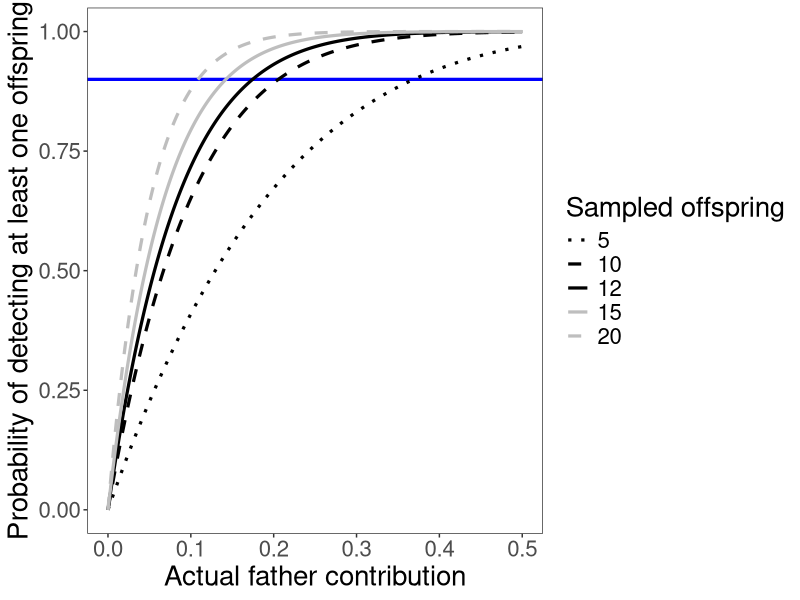
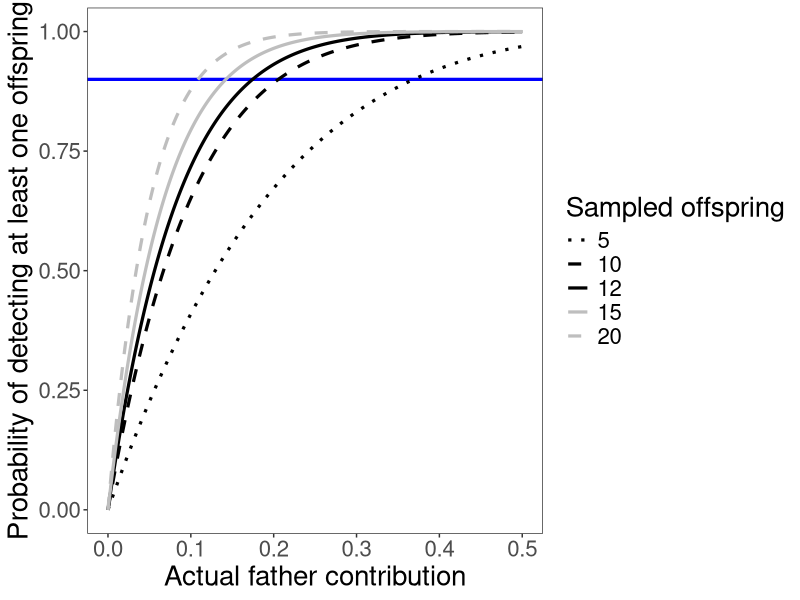

Generate these figures, in order, with R:
# a script to calculate the probability of detecting a father by sub-sampling a clutch of offspring
# assumes only one mother per clutch
# assumes enough polymorphim / power to assign each offspring

# setwd("/Users/tbroquet/Documents/Recherche/Jaera_projet2/Data/Manip1_sexualselection/")

prob <- function(x,n){
1-((1-x)^n)                  # probability of detecting a father contributing a fraction x of a clutch by sampling n larvae
}

N <- function(x,n){          # expected number of offspring in a sample of size n
round(x*n)
}

n <- c(5,10,12,15,20)             # sample size
x <- seq(0,0.5,0.001)         # actual contribution of a father
y1 <- sapply(n,prob,x=x)       # calculate fonction "prob" defined above for all n and x values
y2 <- sapply(n,N,x=x)          # idem with function "N"
# 
# pdf("detection_power.pdf",width=6,height=6,useDingbats=T)
#   matplot(x,y1,type='l',lwd=2,lty=c(3,1,2,1,2),
#           col=c("black","black","black", "grey","grey"),
#           xlab="Actual father contribution",
#           ylab="Probability of detecting at least one offspring",
#           cex.lab=0.8,
#           las=1
#         )
#   legend(0.15,0.4,legend=n,lwd=2,lty=c(3,1,2,1,2),bty="n",title="sample size", col=c("black","black","black","grey","grey"), cex=0.8)
#   abline(v=0.1)
# 
# dev.off()


library(tidyverse)
p <- cbind(x, y1) %>%
  as_tibble() %>%
  rename(V5=V2,
         V10=V3,
         V12=V4,
         V15=V5,
         V20=V6) %>%
  pivot_longer(cols = contains("V"), names_to = "Sampled_offspring", values_to = "Proba") %>%
  mutate(Sampled_offspring = factor(str_remove_all(Sampled_offspring, "V"),
                                    levels = n)) %>%
  ggplot(aes(x = x, y = Proba)) +
  geom_hline(yintercept = 0.9, lwd = 1.1, colour = "blue", lty = 1) +
  geom_line(aes(lty = Sampled_offspring, colour = Sampled_offspring), lwd = 1.1) +
  # annotate("text", x = 0.01, y = 0.95, label = "0.9", size = 8, colour = "blue") +
  scale_colour_manual(name = "Sampled offspring",
                      values = c("black", "black", "black", "grey", "grey")) +
  scale_linetype_manual(name = "Sampled offspring",
                        values = c(3, 2, 1, 1, 2)) +
  labs(x = "Actual father contribution",
       y = "Probability of detecting at least one offspring") +
  theme_bw() +
  theme(panel.grid = element_blank(),
        text = element_text(size = 20))


p
ggsave("../../../Chapter_1_Sexual_selection/Figures/Suppfigs/Proba_detecting_contribs.png", p, scale = 3, width = 1600, height = 1000, units = "px")
